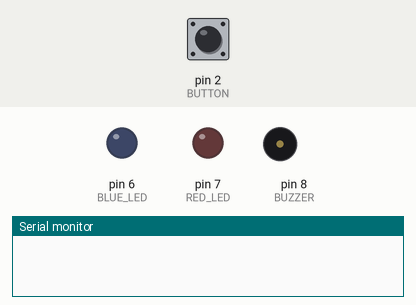
A sketch run on a simulated Arduino Uno, built with avr-gcc and run on an emulated ATmega328P. Parts: output pins drawn as LEDs (lit = HIGH), buzzer (waves = sounding), the last lines printed to the serial monitor. Dashed ring = blinking. The inputs (shaded band) are chosen by the test bench; at power-on: pin 2 (BUTTON) HIGH.

Above: at 1.2 s.
1.3 s: pin 2 (BUTTON) pulled LOW for 0.15 s
At 1.97 s:
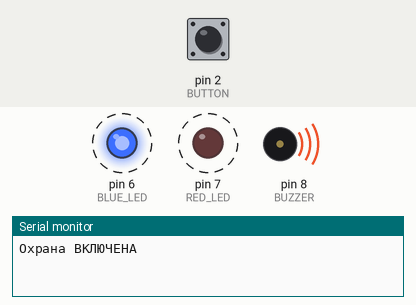
4.3 s: pin 2 (BUTTON) pulled LOW for 1 s
At 4.42 s:
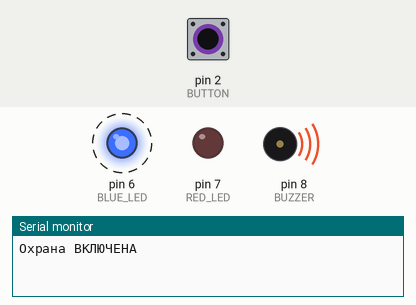
6.8 s: pin 2 (BUTTON) pulled LOW for 3.2 s
At 7.05 s:
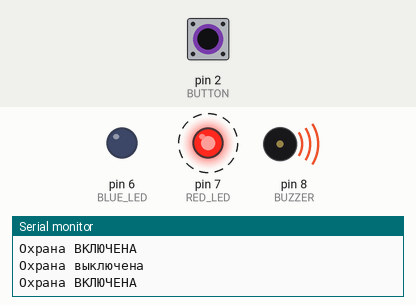
Timing chart, 0 to 17.5 s (numbered marks = the images above; inputs shaded):
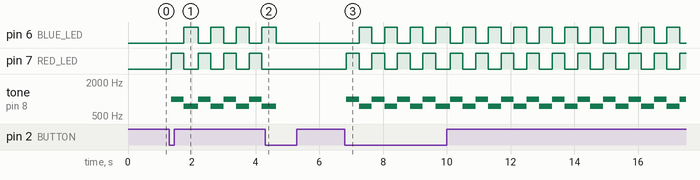

Measured:
- after the input at 1.3 s, pin 6 (BLUE_LED): alternates HIGH for 0.40 s and LOW for 0.40 s, starting after 0.45 s; pin 7 (RED_LED): alternates HIGH for 0.40 s and LOW for 0.40 s, starting after 0.05 s; tone on pin 8 (BUZZER): alternates 1000 Hz for 0.40 s and 750 Hz for 0.40 s, starting after 0.05 s
- after the input at 4.3 s, pin 7 (RED_LED): stops changing and stays LOW
- after the input at 6.8 s, pin 6 (BLUE_LED): alternates HIGH for 0.40 s and LOW for 0.40 s, starting after 0.45 s; pin 7 (RED_LED): alternates HIGH for 0.40 s and LOW for 0.40 s, starting after 0.05 s; tone on pin 8 (BUZZER): alternates 1000 Hz for 0.40 s and 750 Hz for 0.40 s, starting after 0.05 s

The sketch:

Urok8_3b_Oshibka_delay.ino
```cpp
/*
  Урок 8. Задание 3 — ПЛОХОЙ вариант (для сравнения!)

  Здесь сирена сделана через delay(), как в задании 2.
  Кнопка проверяется только в начале loop(), а потом
  Arduino «спит» 400 + 400 мс и ничего не замечает.

  Попробуйте быстро нажать кнопку, пока звучит сирена:
  нажатие часто ТЕРЯЕТСЯ. Поэтому в задании 3 мы
  используем millis() вместо delay().
*/

const int RED_LED  = 7;
const int BLUE_LED = 6;
const int BUZZER   = 8;
const int BUTTON   = 2;

const int HIGH_TONE  = 1000;
const int LOW_TONE   = 750;
const int PHASE_TIME = 400;

bool guardOn = false;
int lastButton = HIGH;

void setup() {
  pinMode(RED_LED, OUTPUT);
  pinMode(BLUE_LED, OUTPUT);
  pinMode(BUZZER, OUTPUT);
  pinMode(BUTTON, INPUT_PULLUP);
  Serial.begin(9600);
}

void loop() {
  // Кнопку проверяем ТОЛЬКО здесь — раз в 0,8 секунды!
  int button = digitalRead(BUTTON);
  if (button != lastButton) {
    delay(50);
    if (button == LOW) {
      guardOn = !guardOn;
      if (guardOn) {
        Serial.println("Охрана ВКЛЮЧЕНА");
      } else {
        Serial.println("Охрана выключена");
      }
    }
    lastButton = button;
  }

  if (guardOn) {
    digitalWrite(RED_LED, HIGH);
    digitalWrite(BLUE_LED, LOW);
    tone(BUZZER, HIGH_TONE);
    delay(PHASE_TIME);     // ← 400 мс кнопка НЕ проверяется

    digitalWrite(RED_LED, LOW);
    digitalWrite(BLUE_LED, HIGH);
    tone(BUZZER, LOW_TONE);
    delay(PHASE_TIME);     // ← и ещё 400 мс тоже
  } else {
    digitalWrite(RED_LED, LOW);
    digitalWrite(BLUE_LED, LOW);
    noTone(BUZZER);
  }
}
```
